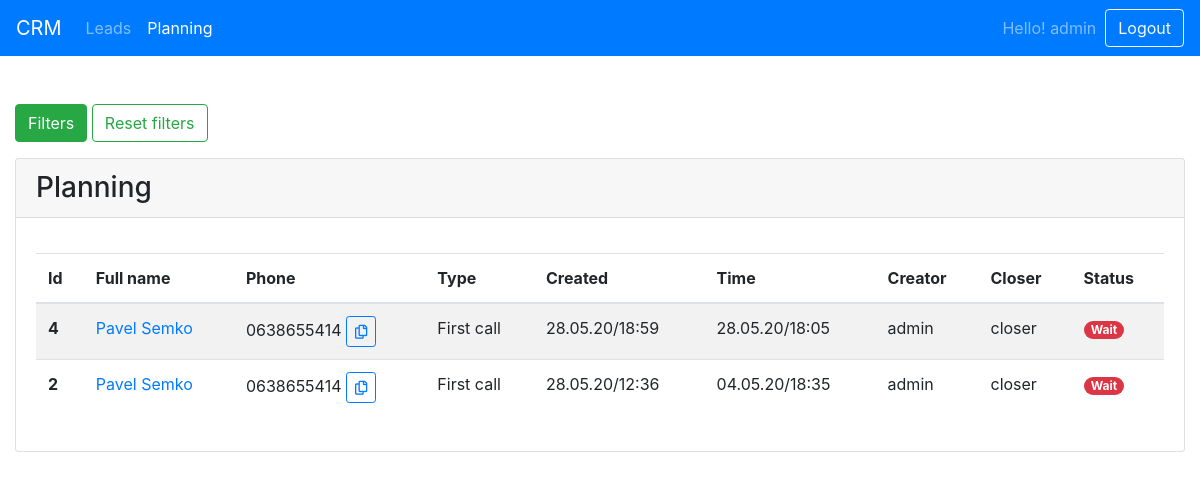
Page /planning/ (signed in) on the committed database.
### account/models.py (models this page shows, shortened)
class User(AbstractUser):
    ADMIN = 'ADM'
    CLOSER = 'CLS'
    SALES = 'SLS'
    EMPLOYEE_TYPES = (
        (SALES, 'sales'),
        (CLOSER, 'closer'),
        (ADMIN, 'admin'),
    )
    role = models.CharField(max_length=25, choices=EMPLOYEE_TYPES,default='SLS')
    telegram = models.CharField(max_length=30)
    closer = models.ForeignKey('self',on_delete=models.SET_NULL, null=True,blank=True)

class Planning(models.Model):
    TYPES = (
        ('First call', 'First call'),
        ('Callback', 'Callback'),
        ('Platform show', 'Platform show'),
        ('Account fixing', 'Account fixing'),
        ('Trial deal', 'Trial deal'),
        ('Deposit', 'Deposit'),
    )
    date = models.DateTimeField(auto_now_add=True, blank=True, null=True)
    update = models.DateTimeField( blank=True, null=True)
    finished = models.DateTimeField(blank=True, null=True)
    active = models.BooleanField(default=False)
    notification = models.BooleanField(default=True)
    creator = models.CharField(max_length=25,blank=True, null=True)
    manager= models.ForeignKey(settings.AUTH_USER_MODEL,on_delete=models.SET_NULL,null=True,related_name='planning_manager')
    lead= models.ForeignKey(Leads,on_delete=models.CASCADE,null=True,related_name='planning_manager')
    comment=models.TextField(max_length=500,blank=True)
    type=models.CharField(choices=TYPES,max_length=50,default='First call')

class Leads(models.Model):
    STATUSES_TYPES = (
        ('new', 'New'),
        ('account fixing', 'Account fixing'),
        ('not interested', 'Not interested'),
        ('deposit', 'Deposit'),
        ('registered', 'Registered'),
        ('waiting', 'Waiting'),
        ('sales work', 'Sales work'),
    )
    date = models.DateTimeField(auto_now_add=True,blank=True,null=True)
    update = models.DateTimeField(auto_now_add=True,blank=True,null=True)
    full_name=models.CharField(max_length=100)
    phone=models.CharField(max_length=20)
    about_client=models.TextField(max_length=1000,blank=True)
    source=models.TextField(max_length=1000,blank=True)
    manager= models.ForeignKey(settings.AUTH_USER_MODEL,on_delete=models.SET_NULL,null=True,blank=True,related_name='lead_manager')
    status = models.CharField(max_length=25, choices=STATUSES_TYPES, default='new')
    class Meta:
        get_latest_by = ['id']

### account/views.py (the view, shortened to what this page needs)
# urls.py: path('planning/',views.PlanningPage,name='planning'),
@login_required(login_url='login/')
def PlanningPage(request):
    SLS = User.objects.filter(role="SLS")
    if(request.user.role == 'CLS' ):
        SLS = User.objects.filter(role="SLS",closer=request.user)
    CLS = User.objects.filter(role="CLS")
    filter = json.loads(json.dumps(request.GET))
    if (request.GET.get('page')):
        del filter['page']
    filter_url=urllib.parse.urlencode(filter)
    if (request.user.role == "SLS"):
        filter['creator'] = request.user.username
    elif (request.user.role == "CLS"):
        filter['manager'] = request.user
    filter['active'] = False
    plans = Planning.objects.filter(**filter)
    plans=plans.order_by('-id')
    page = request.GET.get('page', 1)
    paginator = Paginator(plans, 100)
    try:
        plans = paginator.page(page)
    except PageNotAnInteger:
        plans = paginator.page(1)
    except EmptyPage:
        plans = paginator.page(paginator.num_pages)
    return render(request, 'planning.html',{
        'plans':plans,
        'filter_url':filter_url,
        'SLS':SLS,
        'CLS':CLS,
        'get':filter,
        'active': 'plan',
        'start':request.GET.get('start'),
        'end':request.GET.get('end'),
         })

### account/templates/planning.html (shortened to what this page needs)
{% extends 'base.html' %}
{% block page %}
    <div class="container-fluid">
    <div class="row">
        <div class="col">
        <p>
  <button class="btn btn-success" type="button" data-toggle="collapse" data-target="#collapseExample" aria-expanded="false" aria-controls="collapseExample">
  Filters
  </button> <a href="/planning/" class="btn  btn-outline-success" >
  Reset filters
  </a>
</p>
           <div class="card">
  <div class="card-header row align-items-center justify-content-between" style="margin: 0 0 15px 0"><h3 style="margin: 0">
      Planning
  </h3>
  </div>
  <div class="card-body">
      <table class="table table-striped">
  <thead>
    <tr>
      <th scope="col">Id</th>
          <th scope="col">Full name</th>
      <th scope="col">Phone</th>
      <th scope="col">Type</th>
      <th scope="col">Created</th>
      <th scope="col">Time</th>
      <th scope="col">Creator</th>
              {% if user.role == "ADM" %}
      <th scope="col">Closer</th>
        {% endif %}
              <th scope="col">Status</th>
    </tr>
  </thead>
  <tbody>
  {% for p in plans %}
      {% if not p.active  %}
    <tr>
      <th >{{ p.lead.id }}</th>
          <td><a href="/lead/{{ p.lead.id }}">{{p.lead.full_name}}</a></td>
      <td><span class="text">{{p.lead.phone}}</span> <button class="copy btn btn-outline-primary btn-sm"><i class="far fa-copy"></i></button></td>
      <td>{{p.type}}</td>
      <td>{{ p.date|date:"d.m.y/H:i" }}</td>
      <td>{{ p.update|date:"d.m.y/H:i" }}</td>
      <td>{{p.creator}}</td>
                      {% if user.role == "ADM" %}
      <td>{{p.manager.closer}}</td>
                {% endif %}
      <td>
          <span class="badge badge-pill
           {% if p.active%}
                badge-success
{% else %}
badge-danger
{% endif %}
" style="text-transform: capitalize">    {% if p.active%}
                Done
{% else %}
Wait
{% endif %}</span>
      </td>
    </tr>
      {% endif %}
{% endfor %}
  </tbody>
</table>
  </div>
</div>
        </div>
    </div>
    </div>
    <br>
    <link rel="stylesheet" href="/static/css/bootstrap-datepicker3.min.css">
{% endblock %}

### account/templates/base.html (shortened to what this page needs)
{% load bootstrap4 %}
<!doctype html>
<html lang="en">
<head>
    {% bootstrap_css %}
<link rel="stylesheet" href="https://use.fontawesome.com/releases/v5.13.0/css/all.css">
</head>
<body>
<nav class="navbar navbar-expand-lg navbar-dark bg-primary">
  <a class="navbar-brand" href="/">CRM</a>
  <div class="collapse navbar-collapse" id="navbarSupportedContent">
    <ul class="navbar-nav mr-auto">
      <li class="nav-item {% if active == "home" %} active{% endif %}">
        <a class="nav-link" href="/">Leads</a>
      </li>   <li class="nav-item {% if active == "plan" %} active{% endif %}">
        <a class="nav-link" href="/planning/">Planning</a>
      </li>
    </ul>
          <span class="navbar-text">Hello! {{ user }}&nbsp;&nbsp;</span>
       <a href="/logout/" class="btn btn-outline-light my-2 my-sm-0" type="submit">Logout</a>
  </div>
</nav>
<br><br>
{% block page %}
{% endblock %}
<br><br>
</body>
</html>

### rows in the picture
User: username "admin"
Planning: lead.id "4", lead.full_name "Pavel Semko", lead.phone "0638655414", type "First call", date "28.05.20/18:59", update "28.05.20/18:05", creator "admin", manager.closer "closer", active "Wait"
Planning: lead.id "2", lead.full_name "Pavel Semko", lead.phone "0638655414", type "First call", date "28.05.20/12:36", update "04.05.20/18:35", creator "admin", manager.closer "closer", active "Wait"
